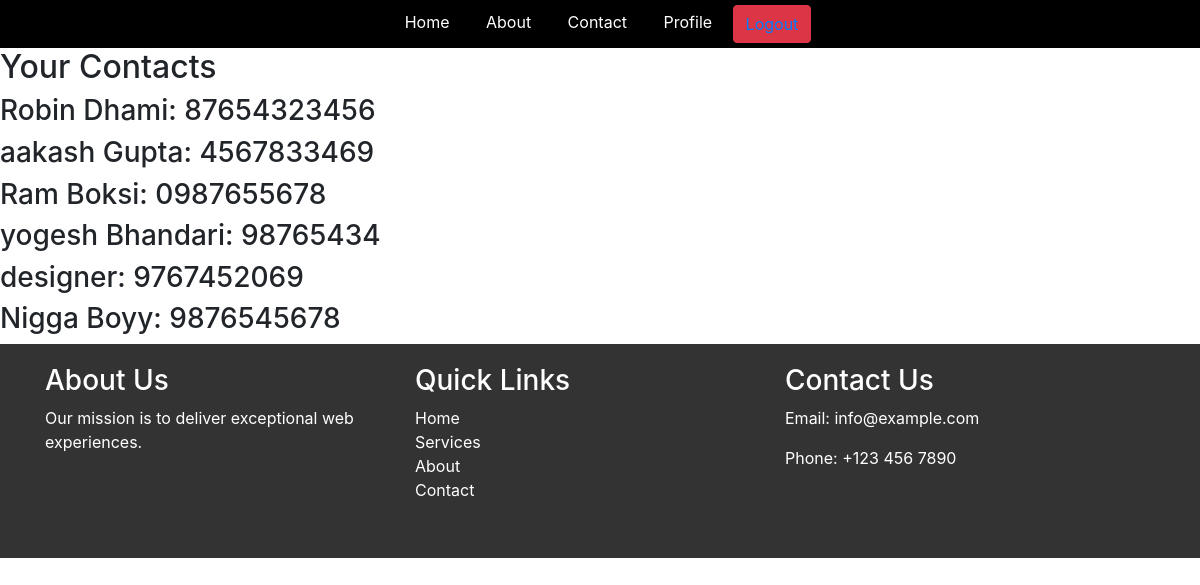
/contact/ (signed in), run on the app's committed database.
### home/models.py (models this page shows)
class Student(models.Model):
    User= models.ForeignKey(User,on_delete=models.SET_NULL,null=True,blank=True) #This is used to authenticate user
    name=models.CharField(max_length=100)
    image= models.ImageField(upload_to="stud")
    email=models.EmailField(unique=True,default="")
    bio= models.TextField(blank=True)
    phone= models.CharField(max_length=20, null=True, blank=True)

### home/views.py (the view)
# urls.py: path('contact/',contact,name='contact'),
@login_required(login_url='/login/')
def contact(request):
    queryset = Student.objects.all()
    print(queryset)
    context = {"students": queryset}
    print("context",context)
    return render(request, 'contact.html',context)

### home/Templates/contact.html (shortened to what this page needs)
{% extends 'base.html' %}
{% block start %}
    <h2>Your Contacts</h2>
    {% for student in students %}
        <h3>{{ student.name }}: {{ student.phone }}</h3>
    {% endfor %}
{% endblock %}

### home/Templates/base.html (shortened to what this page needs)
<!DOCTYPE html>
<html xmlns="http://www.w3.org/1999/xhtml">
<head>
    <link href="https://stackpath.bootstrapcdn.com/bootstrap/4.5.2/css/bootstrap.min.css" rel="stylesheet">
</head>
<body>
<div id="navbar">
    <ul>
        <li><a href="{% url 'home' %}">Home</a></li>
        <li><a href="{% url 'about' %}">About</a></li>
        <li><a href="{% url 'contact' %}">Contact</a></li>
        {% if request.user.is_authenticated %}
        <li><a href="{% url 'profile' %}">Profile</a></li>
        <button type="button" class="btn btn-danger"><a href="/logout/">Logout</a></button>
        {% else %}
        <button type="button" class="btn btn-success"><a href="/login/">Login</a></button>
        {% endif %}
    </ul>
</div>
{% block start %}
{% endblock %}
<footer class="site-footer">
    <div class="container">
        <div class="footer-about">
            <h3>About Us</h3>
            <p>Our mission is to deliver exceptional web experiences.</p>
        </div>
        <div class="footer-links">
            <h3>Quick Links</h3>
            <ul>
                <li><a href="#">Home</a></li>
                <li><a href="#">Services</a></li>
                <li><a href="#">About</a></li>
                <li><a href="#">Contact</a></li>
            </ul>
        </div>
        <div class="footer-contact">
            <h3>Contact Us</h3>
            <p>Email: info@example.com</p>
            <p>Phone: +123 456 7890</p>
        </div>
    </div>
</footer>
</body>
</html>

### home/Templates/base.html (style rules this page uses)
#navbar ul { margin: 0; padding: 5px; list-style-type: none; text-align: center; background-color: #000; }
#navbar ul li { display: inline; }
#navbar ul li a { text-decoration: none; padding: .2em 1em; color: #fff; background-color: #000; }
.site-footer { background-color: #333; color: white; padding: 20px 0; }
.container { display: flex; flex-wrap: wrap; justify-content: space-between; padding: 0 15px; }
.footer-about, .footer-links, .footer-contact { flex: 1; min-width: 200px; margin-bottom: 20px; }
.footer-links ul { list-style: none; padding: 0; }
.footer-links ul li a { color: #fff; text-decoration: none; }
h3 { margin-top: 0; }

### data on the page
Student: name "Robin Dhami", phone "87654323456"
Student: name "aakash Gupta", phone "4567833469"
Student: name "Ram Boksi", phone "0987655678"
Student: name "yogesh Bhandari", phone "98765434"
Student: name "designer", phone "9767452069"
Student: name "Nigga Boyy", phone "9876545678"
